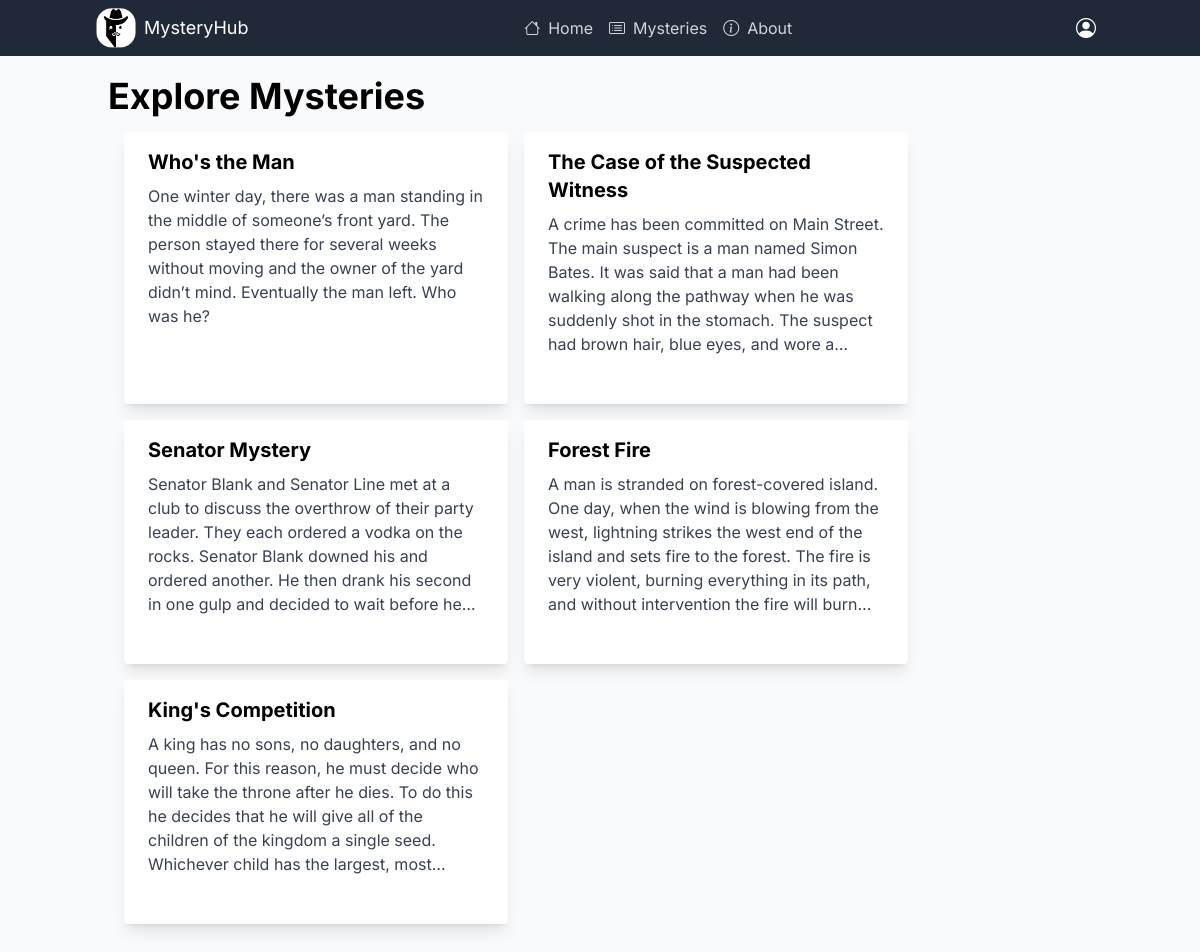
/mysteries, run on an earlier commit of the app's database.
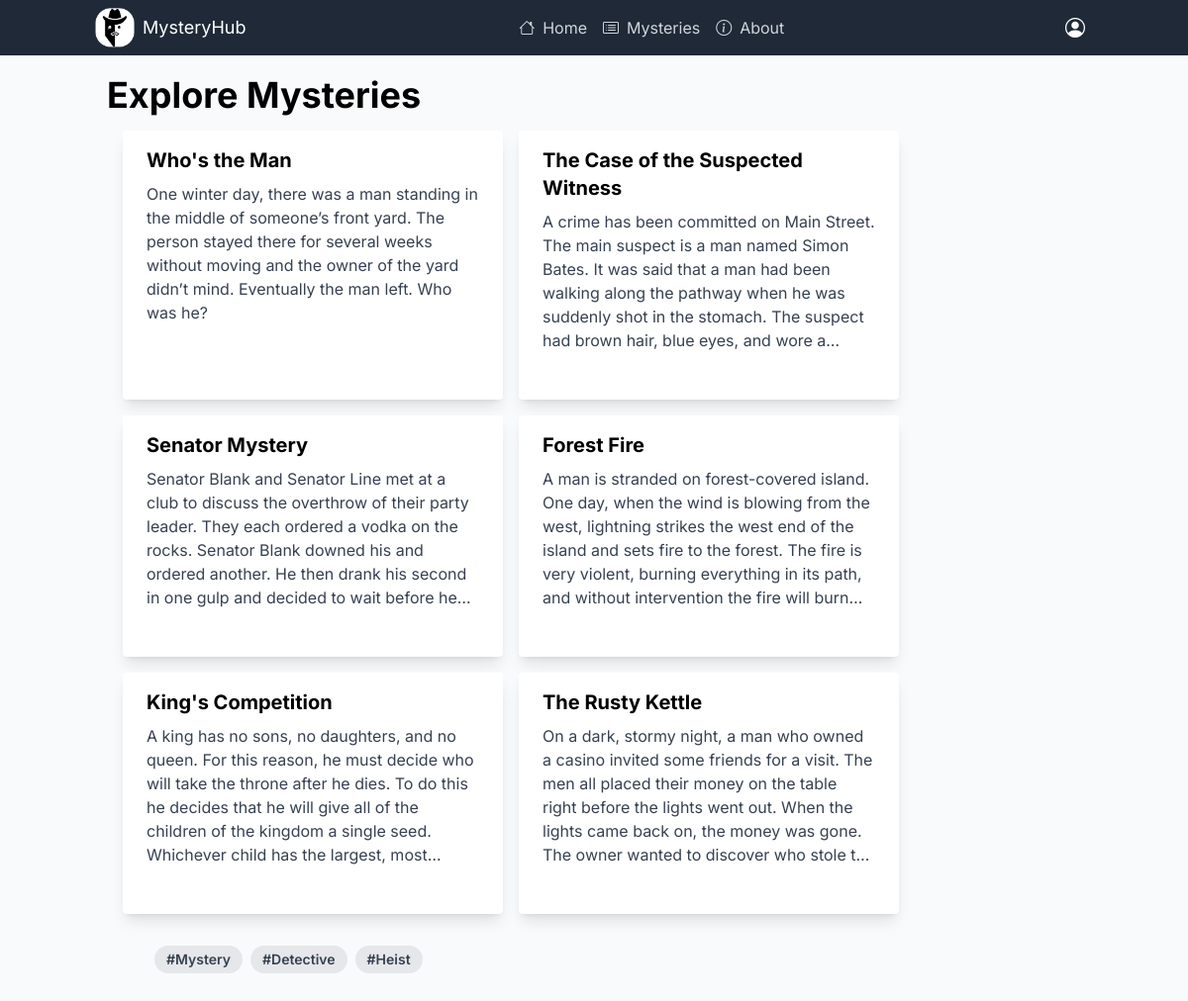
And on a later commit of the database.
### mysteries/models.py (models this page shows, shortened)
class Mystery(models.Model):
    title = models.CharField(max_length=200)
    description = models.TextField()
    created_by = models.ForeignKey(User, on_delete=models.CASCADE)
    created_at = models.DateTimeField(auto_now_add=True)
    clues = models.TextField()
    is_solved = models.BooleanField(default=False)
    solution = models.TextField()
    tags = models.ManyToManyField(to=Tag, related_name="mysteries", blank=True)

class Tag(models.Model):
    name=models.CharField(max_length=100, unique=True)

### mysteries/views.py (the view)
# urls.py: path('', include('mysteries.urls')),
def mysteries(request):
    mysteries = Mystery.objects.all()
    return render(request, 'mysteries.html', {
        "mysteries": mysteries
    })

### mysteries/templates/mysteries.html
{% extends 'layout.html' %}
{% block body %}
<div class="container mx-auto p-5">
    <h1 class="text-4xl font-bold">
        {{ title|default:"Explore Mysteries"}}
    </h1>
    <div class="flex flex-wrap p-4 gap-4 grid-cols-none">
        {% for mystery in mysteries %}
        <a href="{% url 'view_mystery' mystery.id %}" class="max-w-sm rounded overflow-hidden shadow-lg bg-white">
            <div class="px-6 py-4">
                <div class="font-bold text-xl mb-2">{{mystery.title}}</div>
                <p class="text-gray-700 text-base line-clamp-6">
                    {{mystery.description}}
                </p>
            </div>
            <div class="px-6 py-4 flex gap-2">
                {% for tag in mystery.tags.all %}
                <a href="{% url 'tag' tag.name %}"
                    class="inline-block bg-gray-200 rounded-full px-3 py-1 text-sm font-semibold text-gray-700">#{{tag.name}}</a>
                {% endfor %}
            </div>
        </a>
        {% endfor %}
    </div>
</div>
{% endblock %}

What changed in the data, as far as the page shows it:
added Mystery: title "The Rusty Kettle", description "On a dark, stormy night, a man who owned a casino invited some friends for a visit. The men all placed their money on the table right before the lights went out. When the lights came back on, the money was gone. The owner wanted to discover who stole…"
added Tag: name "Mystery"
added Tag: name "Detective"
added Tag: name "Heist"
